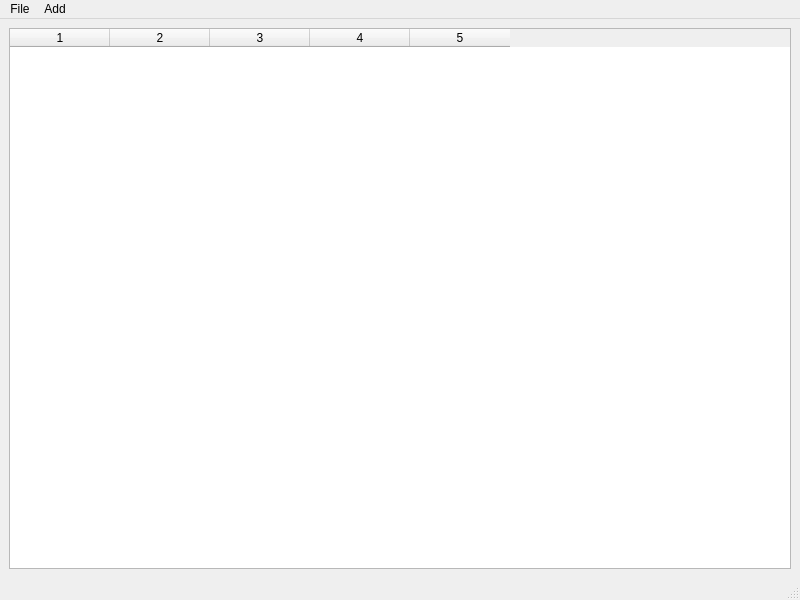
<?xml version="1.0" encoding="UTF-8"?>
<ui version="4.0">
 <class>MainWindow</class>
 <widget class="QMainWindow" name="MainWindow">
  <property name="geometry">
   <rect>
    <x>0</x>
    <y>0</y>
    <width>800</width>
    <height>600</height>
   </rect>
  </property>
  <property name="windowTitle">
   <string>Cakes</string>
  </property>
  <widget class="QWidget" name="centralwidget">
   <layout class="QHBoxLayout" name="horizontalLayout">
    <item>
     <widget class="QTableWidget" name="tableWidget">
      <property name="sizePolicy">
       <sizepolicy hsizetype="Expanding" vsizetype="Expanding">
        <horstretch>0</horstretch>
        <verstretch>0</verstretch>
       </sizepolicy>
      </property>
      <property name="contextMenuPolicy">
       <enum>Qt::CustomContextMenu</enum>
      </property>
      <property name="editTriggers">
       <set>QAbstractItemView::NoEditTriggers</set>
      </property>
      <property name="columnCount">
       <number>5</number>
      </property>
      <attribute name="horizontalHeaderVisible">
       <bool>true</bool>
      </attribute>
      <attribute name="horizontalHeaderCascadingSectionResizes">
       <bool>false</bool>
      </attribute>
      <attribute name="horizontalHeaderMinimumSectionSize">
       <number>39</number>
      </attribute>
      <attribute name="horizontalHeaderHighlightSections">
       <bool>true</bool>
      </attribute>
      <attribute name="verticalHeaderCascadingSectionResizes">
       <bool>false</bool>
      </attribute>
      <column/>
      <column/>
      <column/>
      <column/>
      <column/>
     </widget>
    </item>
   </layout>
  </widget>
  <widget class="QMenuBar" name="menubar">
   <property name="geometry">
    <rect>
     <x>0</x>
     <y>0</y>
     <width>800</width>
     <height>21</height>
    </rect>
   </property>
   <widget class="QMenu" name="menuFile">
    <property name="title">
     <string>File</string>
    </property>
    <addaction name="actionRead_cakes_from_file"/>
    <addaction name="actionSave"/>
    <addaction name="actionSave_As"/>
    <addaction name="separator"/>
    <addaction name="actionExit"/>
   </widget>
   <widget class="QMenu" name="menuList">
    <property name="title">
     <string>Add</string>
    </property>
    <addaction name="actionAdd_Cake"/>
   </widget>
   <addaction name="menuFile"/>
   <addaction name="menuList"/>
  </widget>
  <widget class="QStatusBar" name="statusbar"/>
  <action name="actionRead_cakes_from_file">
   <property name="text">
    <string>Read cakes from file</string>
   </property>
  </action>
  <action name="actionSave">
   <property name="text">
    <string>Save</string>
   </property>
  </action>
  <action name="actionSave_As">
   <property name="text">
    <string>Save As ...</string>
   </property>
  </action>
  <action name="actionExit">
   <property name="text">
    <string>Exit</string>
   </property>
  </action>
  <action name="actionAdd_Cake">
   <property name="text">
    <string>Add Cake</string>
   </property>
  </action>
 </widget>
 <resources/>
 <connections/>
</ui>
